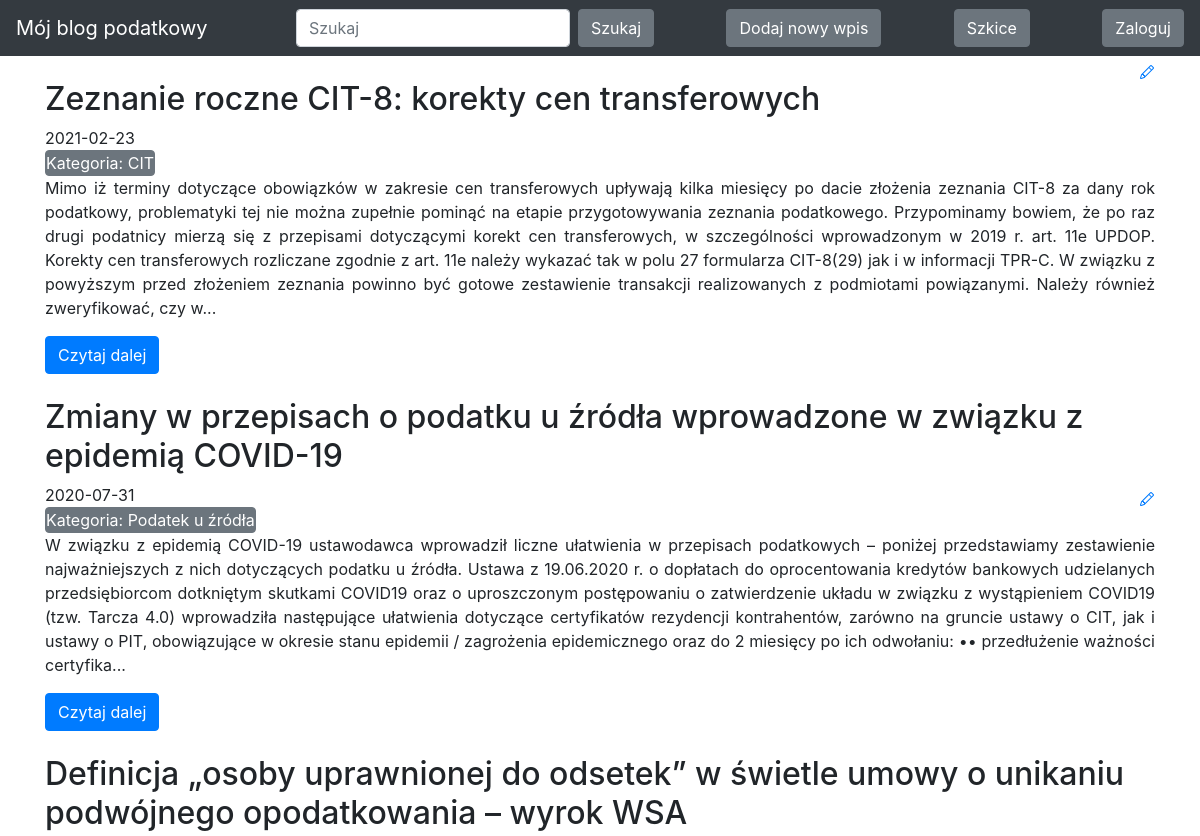
Before: / (upper part) with the older database file.
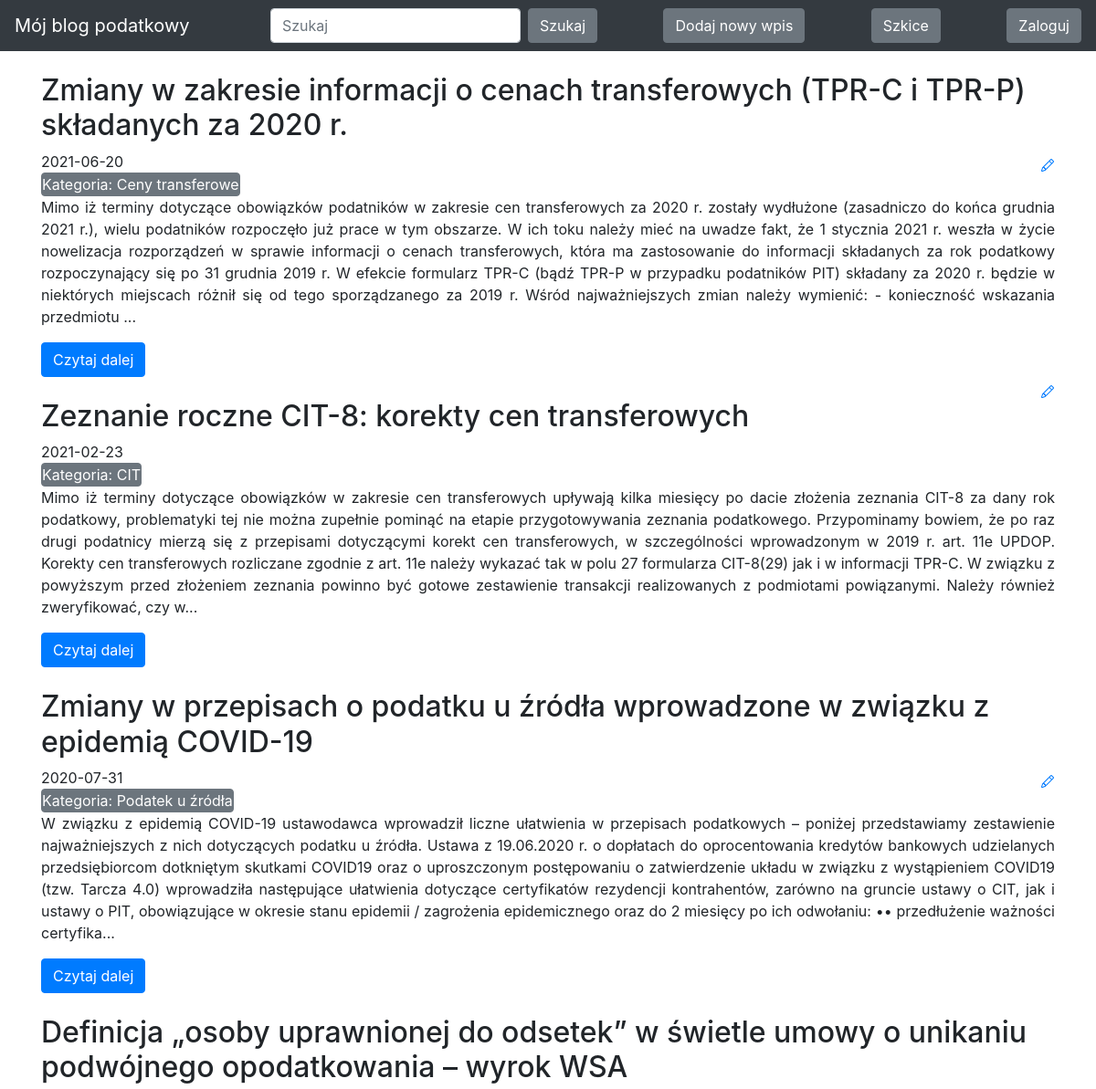
After: the same page with the newer database file.
### blog/models.py (models this page shows)
class Entry(db.Model):
    id = db.Column(db.Integer, primary_key=True)
    title = db.Column(db.String(80), nullable=False)
    body = db.Column(db.Text, nullable=False)
    pub_date = db.Column(db.DateTime, nullable=False,
                         default=datetime.datetime.utcnow)
    is_published = db.Column(db.Boolean, default=False)
    category = db.Column(db.String(80), nullable=False)

### blog/routes.py (the view)
@app.route("/")
def index():
    search = request.args.get('search', default=None)
    category = request.args.get('category', default=None)
    entry_id = request.args.get('entry_id', default=None)
    query = Entry.query.filter_by(is_published=True)
    if search:
        query = query.filter(or_(Entry.title.contains(search), Entry.body.contains(search)))
    elif category:
        query = query.filter(Entry.category == category)
    elif entry_id:
        query = query.filter(Entry.id == entry_id)
    all_posts = query.order_by(Entry.pub_date.desc())
    return render_template("homepage.html", all_posts=all_posts)

### blog/templates/homepage.html (shortened to what this page needs)
<!DOCTYPE html>
<html lang="en">
{% extends "base.html" %}
{% block content %}
{% for post in all_posts %}
<div>
   <div>
       <h2 class="mt-4 d-inline-block">{{ post.title }}</h2>
       <a href="{{ url_for('edit_entry', entry_id=post.id) }}">
       </a>
   </div>
   {{ post.pub_date.strftime('%Y-%m-%d') }}
    <form class="form-inline my-2 my-lg-0" action="{{ url_for('index') }}" method="GET">
    <button class="btn btn-secondary my-2 my-sm-0 p-0" name="category" value="{{ post.category }}" type="submit">Kategoria: {{ post.category }}</button>
    </form>
    <p style="text-align: justify">
        {% if 'entry_id' in request.full_path %}
        {{ post.body }}
        {% else %}
        {{ post.body|truncate(700, true) }}
        {% endif %}
   </p>
    <form class="form-inline my-2 my-lg-0" action="{{ url_for('index') }}" method="GET">
    {% if 'entry_id' in request.full_path %}
    <button class="btn btn-primary my-2 my-sm-0" type="submit">Wróć do strony głównej</button>
    {% else %}
    <button class="btn btn-primary my-2 my-sm-0" name="entry_id" value="{{ post.id }}" type="submit">Czytaj dalej</button>
    {% endif %}
    </form>
</div>
{% endfor %}
{% endblock %}

### blog/templates/base.html (shortened to what this page needs)
<!DOCTYPE html>
<html lang="en">
<head>
    <link rel="stylesheet" href="https://stackpath.bootstrapcdn.com/bootstrap/4.3.1/css/bootstrap.min.css"
>
</head>
<body>
<nav class="navbar navbar-expand-lg navbar-dark bg-dark static-top">
        <a class="navbar-brand" href="/">Mój blog podatkowy</a>
        <div class="collapse navbar-collapse" id="navbarsExampleDefault">
            <form class="form-inline my-2 my-lg-0" action="{{ url_for('index') }}" method="GET">
                <input class="form-control mr-sm-2" type="text" name="search" placeholder="Szukaj" aria-label="Szukaj">
                <button class="btn btn-secondary my-2 my-sm-0" type="submit">Szukaj</button>
            </form>
        </div>
        <div class="collapse navbar-collapse" id="navbarsExampleDefault1">
                <button class="btn btn-secondary my-2 my-sm-0" type="submit"><a href="/new-post/" style="text-decoration: none; color: white">Dodaj nowy wpis</a></button>
        </div>
        <div class="collapse navbar-collapse" id="navbarsExampleDefault2">
                <button class="btn btn-secondary my-2 my-sm-0" type="submit"><a href="/drafts/" style="text-decoration: none; color: white">Szkice</a></button>
        </div>
        <div class="collapse navbar-collapse" id="navbarsExampleDefault3">
                {% if session.logged_in %}
                <form class="form-inline my-2 my-lg-0" action="{{ url_for('logout') }}" method="POST">
                <button class="btn btn-secondary my-2 my-sm-0" type="submit">Wyloguj</button>
                </form>
                {% else %}
                <a href="{{ url_for('login') }}" class="btn btn-secondary my-2 my-lg-0">Zaloguj</a>
                {% endif %}
        </div>
</nav>
<main role="main" class="container">
   {% block content %}
   {% endblock %}
 </main>
</body>
</html>

Changed rows visible on the page:
added Entry: title "Zmiany w zakresie informacji o cenach transferowych (TPR-C i TPR-P) składanych za 2020 r.", pub_date "2021-06-20", category "Ceny transferowe", body "Mimo iż terminy dotyczące obowiązków podatników w zakresie cen transferowych za 2020 r. zostały wydłużone (zasadniczo do końca grudnia 2021 r.), wielu podatników rozpoczęło już prace w tym obszarze. W ich toku należy mieć na uwadze fakt, że 1 stycznia 2021 r. weszła w życie nowelizacja rozporządzeń w sprawie informacji o cenach transferowych, która ma zastosowanie do informacji składanych za rok podatkowy rozpoczynający się po 31 grudnia 2019 r. W efekcie formularz TPR-C (bądź TPR-P w przypadku podatników PIT) składany za 2020 r. będzie w niektórych miejscach różnił się od tego sporządzanego za 2019 r. Wśród najważniejszych zmian należy wymienić: - konieczność wskazania przedmiotu ...", {{ post.id }} 11 (drawn)
